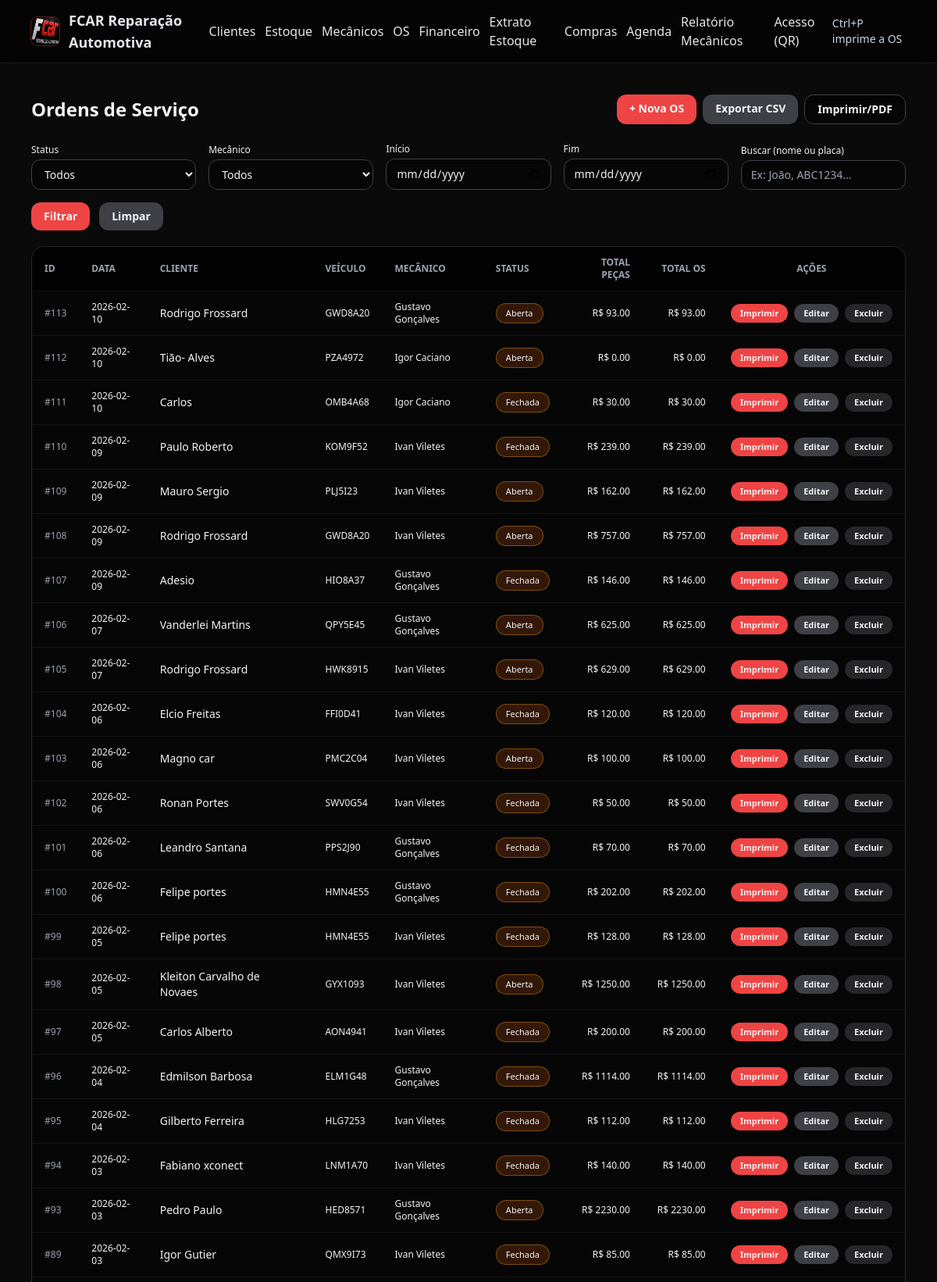
The page /os (upper part) on the database its author committed.
### tables this page shows
CREATE TABLE orders(
    id INTEGER PRIMARY KEY AUTOINCREMENT,
    client_id INTEGER NOT NULL,
    vehicle_id INTEGER,
    created_at TEXT NOT NULL,
    status TEXT NOT NULL DEFAULT 'Aberta',
    notes TEXT,
    labor REAL NOT NULL DEFAULT 0,
    mechanic_id INTEGER,
    pay_method TEXT,
    pay_status TEXT,
    fin_tx_id INTEGER,
    FOREIGN KEY(client_id) REFERENCES clients(id),
    FOREIGN KEY(vehicle_id) REFERENCES vehicles(id),
    FOREIGN KEY(mechanic_id) REFERENCES mechanics(id)
);

### app.py (the view, shortened to what this page needs)
@login_required
@app.route("/os")
def os_list():
    db = get_db()
    status = request.args.get("status", "").strip()
    mech_id = request.args.get("mechanic_id", "").strip()
    d_start = request.args.get("start", "").strip()
    d_end = request.args.get("end", "").strip()
    q = request.args.get("q", "").strip()
    where = []
    params = []
    if status:
        where.append("o.status = ?")
        params.append(status)
    if q:
        where.append("(c.name LIKE ? OR v.plate LIKE ? OR CAST(o.id AS TEXT) LIKE ?)")
        like = f"%{q}%"
        params.extend([like, like, like])
    sql = """
        SELECT o.id, o.created_at, o.status, o.labor,
               c.name AS client_name, v.plate, m.name AS mech,
               COALESCE(SUM(oi.total),0) AS total_itens,
               COALESCE(SUM(oi.total),0) + COALESCE(o.labor,0) AS total_geral
        FROM orders o
        JOIN clients c ON c.id=o.client_id
        LEFT JOIN vehicles v ON v.id=o.vehicle_id
        LEFT JOIN mechanics m ON m.id=o.mechanic_id
        LEFT JOIN order_items oi ON oi.order_id=o.id
    """
    if where:
        sql += " WHERE " + " AND ".join(where)
    sql += " GROUP BY o.id ORDER BY o.id DESC LIMIT 200"
    rows = db.execute(sql, params).fetchall()
    mechs = db.execute("SELECT id, name FROM mechanics ORDER BY name").fetchall()
    return render_template(
        "os_list.html",
        rows=rows,
        mechs=mechs,
        status=status,
        mech_id=mech_id,
        q=q,
        start=d_start,
        end=d_end,
        title="Ordens de Serviço"
    )

### app.py (called while the page is built)
def get_db():
    db = getattr(g, "_db", None)
    if db is None:
        try:
            d = os.path.dirname(DB_PATH)
            if d:
                os.makedirs(d, exist_ok=True)
        except Exception:
            pass
        db = g._db = sqlite3.connect(DB_PATH)
        db.row_factory = sqlite3.Row
    return db

@app.context_processor
def inject_flags():
    try:
        from flask import current_app
        has_acesso = ("acesso" in current_app.view_functions)
    except Exception:
        has_acesso = False
    username = session.get("username")
    return dict(has_acesso=has_acesso, username=username)

### templates/os_list.html (shortened to what this page needs)
{% extends "base.html" %}
{% block body %}
<div class="max-w-6xl mx-auto py-6 text-gray-100">
  <div class="flex items-center justify-between mb-6">
    <h1 class="text-2xl font-semibold">Ordens de Serviço</h1>
    <div class="flex gap-2 flex-wrap justify-end">
      <a href="{{ url_for('os_new') }}"
         class="px-4 py-2 rounded-xl bg-red-500 hover:bg-red-600 text-sm font-semibold">
        + Nova OS
      </a>
      <a href="{{ url_for('export_os_csv') }}{% if request.query_string %}?{{ request.query_string.decode() }}{% endif %}"
         class="px-4 py-2 rounded-xl bg-zinc-700 hover:bg-zinc-600 text-sm font-semibold">
        Exportar CSV
      </a>
      <a target="_blank"
         href="{{ url_for('print_os') }}{% if request.query_string %}?{{ request.query_string.decode() }}{% endif %}"
         class="px-4 py-2 rounded-xl bg-black/50 hover:bg-black/70 border border-zinc-700 text-sm font-semibold">
        Imprimir/PDF
      </a>
    </div>
  </div>
  <form method="get" class="mb-5">
    <div class="grid grid-cols-1 md:grid-cols-5 gap-4 items-end">
      <div>
        <label class="block text-xs mb-1">Status</label>
        <select name="status"
                class="w-full rounded-xl bg-black/40 border border-zinc-700 px-3 py-2 text-sm">
          <option value="">Todos</option>
        </select>
      </div>
      <div>
        <label class="block text-xs mb-1">Mecânico</label>
        <select name="mechanic_id"
                class="w-full rounded-xl bg-black/40 border border-zinc-700 px-3 py-2 text-sm">
          <option value="">Todos</option>
        </select>
      </div>
      <div>
        <label class="block text-xs mb-1">Início</label>
        <input type="date" name="start" value="{{ start or '' }}"
               class="w-full rounded-xl bg-black/40 border border-zinc-700 px-3 py-2 text-sm">
      </div>
      <div>
        <label class="block text-xs mb-1">Fim</label>
        <input type="date" name="end" value="{{ end or '' }}"
               class="w-full rounded-xl bg-black/40 border border-zinc-700 px-3 py-2 text-sm">
      </div>
      <div>
        <label class="block text-xs mb-1">Buscar (nome ou placa)</label>
        <input type="text" name="q" value="{{ q or '' }}"
               placeholder="Ex: João, ABC1234..."
               class="w-full rounded-xl bg-black/40 border border-zinc-700 px-3 py-2 text-sm">
      </div>
    </div>
    <div class="mt-4 flex gap-3">
      <button type="submit"
              class="px-4 py-2 rounded-xl bg-red-500 hover:bg-red-600 text-sm font-semibold">
        Filtrar
      </button>
      <a href="{{ url_for('os_list') }}"
         class="px-4 py-2 rounded-xl bg-zinc-700 hover:bg-zinc-600 text-sm font-semibold">
        Limpar
      </a>
    </div>
  </form>
  <div class="overflow-x-auto rounded-2xl border border-zinc-800 bg-black/40">
    <table class="min-w-full text-sm">
      <thead class="bg-black/60 border-b border-zinc-800 text-xs uppercase text-gray-400">
        <tr>
          <th class="px-4 py-3 text-left">ID</th>
          <th class="px-4 py-3 text-left">Data</th>
          <th class="px-4 py-3 text-left">Cliente</th>
          <th class="px-4 py-3 text-left">Veículo</th>
          <th class="px-4 py-3 text-left">Mecânico</th>
          <th class="px-4 py-3 text-left">Status</th>
          <th class="px-4 py-3 text-right">Total peças</th>
          <th class="px-4 py-3 text-right">Total OS</th>
          <th class="px-4 py-3 text-center">Ações</th>
        </tr>
      </thead>
      <tbody>
        {% for r in rows %}
        <tr class="border-b border-zinc-800/70 hover:bg-zinc-900/60">
          <td class="px-4 py-3 text-xs text-gray-400">#{{ r.id }}</td>
          <td class="px-4 py-3 text-xs">
            {{ r.created_at[:10] if r.created_at }}
          </td>
          <td class="px-4 py-3">
            {{ r.client_name }}
          </td>
          <td class="px-4 py-3 text-xs">
            {{ r.plate or '-' }}
          </td>
          <td class="px-4 py-3 text-xs">
            {{ r.mech or '-' }}
          </td>
          <td class="px-4 py-3 text-xs">
            <span class="inline-flex items-center px-3 py-1 rounded-full text-[11px] bg-amber-900/40 border border-amber-500/40">
              {{ r.status }}
            </span>
          </td>
          <td class="px-4 py-3 text-right text-xs">
            R$ {{ '%.2f'|format(r.total_itens or 0) }}
          </td>
          <td class="px-4 py-3 text-right text-xs">
            R$ {{ '%.2f'|format(r.total_geral or 0) }}
          </td>
          <td class="px-4 py-3 text-center text-xs">
            <div class="inline-flex gap-2">
              <a href="{{ url_for('os_view', os_id=r.id, print=1) }}"
                 class="px-3 py-1 rounded-full bg-red-500 hover:bg-red-600 text-[11px] font-semibold">
                Imprimir
              </a>
              <a href="{{ url_for('os_edit', os_id=r.id) }}"
                 class="px-3 py-1 rounded-full bg-zinc-700 hover:bg-zinc-600 text-[11px] font-semibold">
                Editar
              </a>
              <form method="post"
                    action="{{ url_for('os_delete', os_id=r.id) }}"
                    class="inline-block"
                    onsubmit="return confirm('Deseja realmente excluir esta OS?');">
                <button type="submit"
                        class="px-3 py-1 rounded-full bg-zinc-800 hover:bg-zinc-900 text-[11px] font-semibold">
                  Excluir
                </button>
              </form>
            </div>
          </td>
        </tr>
        {% else %}
        <tr>
          <td colspan="9" class="px-4 py-6 text-center text-sm text-gray-400">
            Nenhuma OS encontrada com os filtros informados.
          </td>
        </tr>
        {% endfor %}
      </tbody>
    </table>
  </div>
</div>
{% endblock %}

### templates/base.html (style rules this page uses)
:root { --brand:#ef4444; --brand-600:#dc2626; --ink:#e5e7eb; --muted:#cbd5e1; }
body { background: radial-gradient(1200px 500px at 20% -10%, rgba(239,68,68,0.10), transparent), radial-gradient(1200px 500px at 90% -10%, rgba(239,68,68,0.06), transparent), #0a0a0a; color: var(--ink); }
a { color:#fecaca; }
table { width:100%; border-collapse: collapse; }
th, td { padding: 10px; border-bottom: 1px solid rgba(255,255,255,0.06); }

### rows shown on the page
orders: id "113", created_at "2026-02-10", client_name "Rodrigo Frossard", plate "GWD8A20", mech "Gustavo Gonçalves", status "Aberta", total_itens "93.00", total_geral "93.00"
orders: id "112", created_at "2026-02-10", client_name "Tião- Alves", plate "PZA4972", mech "Igor Caciano", status "Aberta", labor "0.00"
orders: id "111", created_at "2026-02-10", client_name "Carlos", plate "OMB4A68", mech "Igor Caciano", status "Fechada", total_itens "30.00", total_geral "30.00"
orders: id "110", created_at "2026-02-09", client_name "Paulo Roberto", plate "KOM9F52", mech "Ivan Viletes", status "Fechada", total_itens "239.00", total_geral "239.00"
orders: id "109", created_at "2026-02-09", client_name "Mauro Sergio", plate "PLJ5I23", mech "Ivan Viletes", status "Aberta", total_itens "162.00", total_geral "162.00"
orders: id "108", created_at "2026-02-09", client_name "Rodrigo Frossard", plate "GWD8A20", mech "Ivan Viletes", status "Aberta", total_itens "757.00", total_geral "757.00"
orders: id "107", created_at "2026-02-09", client_name "Adesio", plate "HIO8A37", mech "Gustavo Gonçalves", status "Fechada", total_itens "146.00", total_geral "146.00"
orders: id "106", created_at "2026-02-07", client_name "Vanderlei Martins", plate "QPY5E45", mech "Gustavo Gonçalves", status "Aberta", total_itens "625.00", total_geral "625.00"
orders: id "105", created_at "2026-02-07", client_name "Rodrigo Frossard", plate "HWK8915", mech "Ivan Viletes", status "Aberta", total_itens "629.00", total_geral "629.00"
orders: id "104", created_at "2026-02-06", client_name "Elcio Freitas", plate "FFI0D41", mech "Ivan Viletes", status "Fechada", total_itens "120.00", total_geral "120.00"
orders: id "103", created_at "2026-02-06", client_name "Magno car", plate "PMC2C04", mech "Ivan Viletes", status "Aberta", total_itens "100.00", total_geral "100.00"
orders: id "102", created_at "2026-02-06", client_name "Ronan Portes", plate "SWV0G54", mech "Ivan Viletes", status "Fechada", total_itens "50.00", total_geral "50.00"
orders: id "101", created_at "2026-02-06", client_name "Leandro Santana", plate "PPS2J90", mech "Gustavo Gonçalves", status "Fechada", total_itens "70.00", total_geral "70.00"
orders: id "100", created_at "2026-02-06", client_name "Felipe portes", plate "HMN4E55", mech "Gustavo Gonçalves", status "Fechada", total_itens "202.00", total_geral "202.00"
orders: id "99", created_at "2026-02-05", client_name "Felipe portes", plate "HMN4E55", mech "Ivan Viletes", status "Fechada", total_itens "128.00", total_geral "128.00"
orders: id "98", created_at "2026-02-05", client_name "Kleiton Carvalho de Novaes", plate "GYX1093", mech "Ivan Viletes", status "Aberta", total_itens "1250.00", total_geral "1250.00"
orders: id "97", created_at "2026-02-05", client_name "Carlos Alberto", plate "AON4941", mech "Ivan Viletes", status "Fechada", total_itens "200.00", total_geral "200.00"
orders: id "96", created_at "2026-02-04", client_name "Edmilson Barbosa", plate "ELM1G48", mech "Gustavo Gonçalves", status "Fechada", total_itens "1114.00", total_geral "1114.00"
orders: id "95", created_at "2026-02-04", client_name "Gilberto Ferreira", plate "HLG7253", mech "Ivan Viletes", status "Fechada", total_itens "112.00", total_geral "112.00"
orders: id "94", created_at "2026-02-03", client_name "Fabiano xconect", plate "LNM1A70", mech "Ivan Viletes", status "Fechada", total_itens "140.00", total_geral "140.00"
orders: id "93", created_at "2026-02-03", client_name "Pedro Paulo", plate "HED8571", mech "Gustavo Gonçalves", status "Aberta", total_itens "2230.00", total_geral "2230.00"
orders: id "89", created_at "2026-02-03", client_name "Igor Gutier", plate "QMX9I73", mech "Ivan Viletes", status "Fechada", total_itens "85.00", total_geral "85.00"
